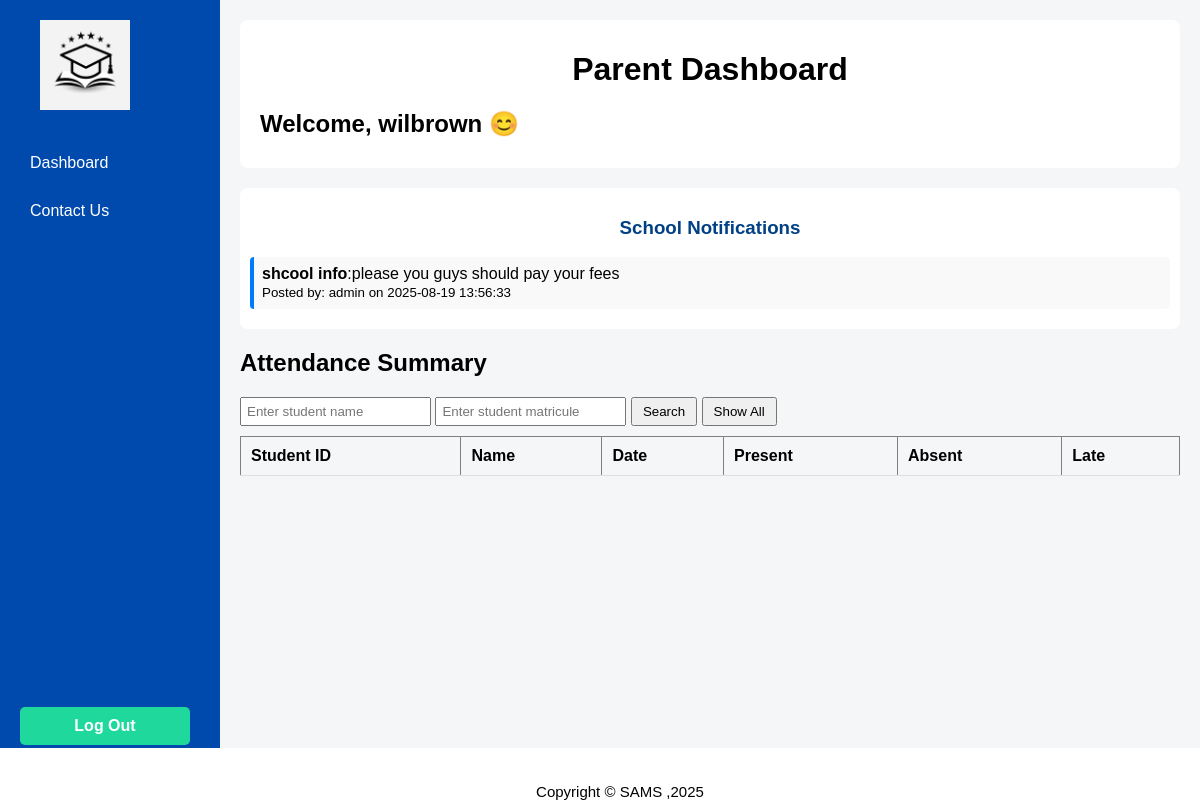
/Parentb.php (signed in), run on an earlier commit of the app's database.
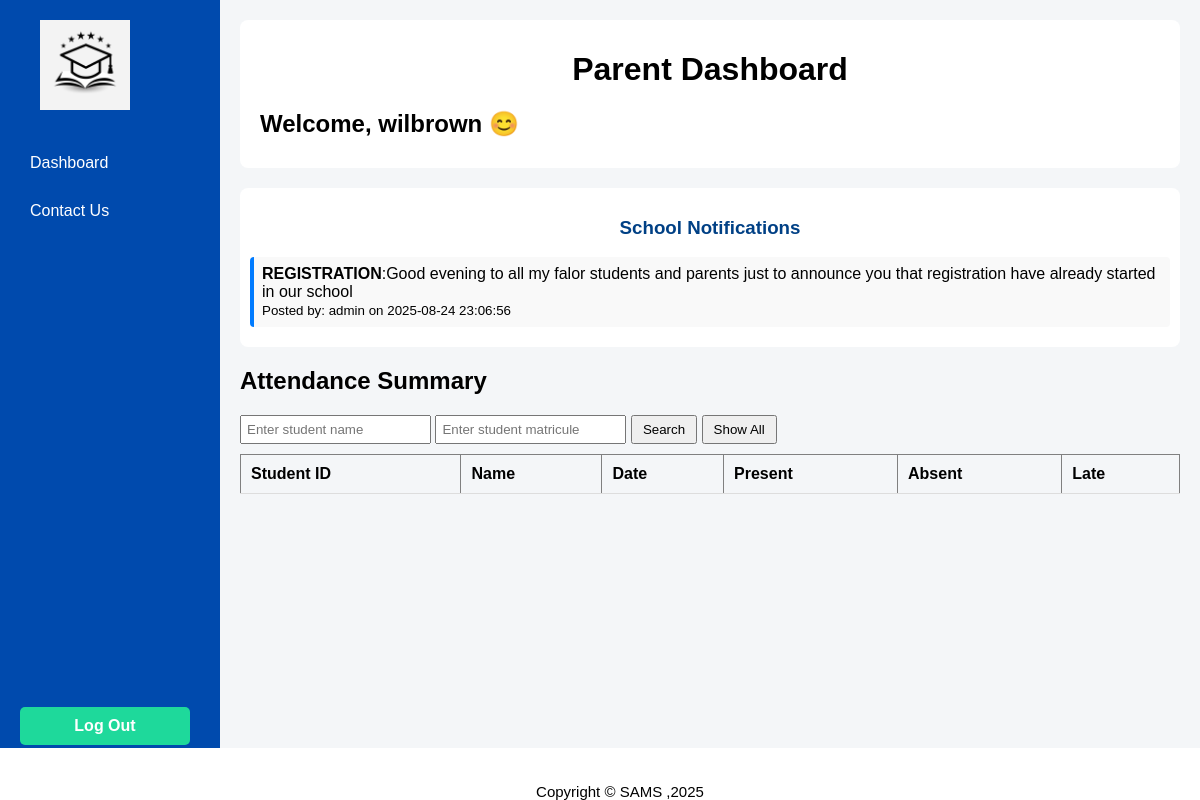
And on a later commit of the database.
### tables this page shows
CREATE TABLE `posts` (
  `post_id` int(11) NOT NULL,
  `title` varchar(255) NOT NULL,
  `content` text NOT NULL,
  `posted_by` varchar(50) NOT NULL,
  `post_date` datetime DEFAULT current_timestamp()
);

### Parentb.php (the view, shortened to what this page needs)
<?php
include 'db.php';
?>
<!DOCTYPE html>
<html lang="en">
<head>
    <link rel="stylesheet" href="Parentb.css">
</head>
<body>
    <aside class="sidebar">
        <img src="logo.jpg" alt="logo" class="logo">
        <nav>
            <a href="Parentb.php">Dashboard</a>
            <a href="contact.php">Contact Us</a>
            <a href="parent-logout.php" onclick="return confirmLogout()"  class="log"><span>Log Out</span> </a>
        </nav>
    </aside>
    <main class="main-content">
        <header class="topbar">
            <h1>Parent Dashboard</h1>
             <h2>Welcome, <?php echo $_SESSION['parent_name']; ?> 😊</h2>
        </header>
        <div id="notifs" style="background: white;padding: 10px;border-radius: 8px;margin-bottom: 15px;">
            <h3>  School Notifications</h3>
            <ul  style="list-style: none;padding: 0;margin: 0;">
                <?php
                $sql = "SELECT * FROM posts ORDER BY post_date DESC ";
                $result = $conn->query($sql);
                if ($result && $result->num_rows > 0) {
                    while ($row = $result->fetch_assoc()) {
                        echo "<li style='margin-bottom: 10px; padding: 8px; background:#f9f9f9; border-left:4px solid #007BFF; border-radius: 4px;'>";
                        echo "<strong>".$row['title']."</strong>:".$row['content'];
                        echo "<br><small>Posted by: ". $row['posted_by']." on ".$row['post_date']."</small>";
                        echo "</li>";
                    }
                } else {
                    echo "<li>No notifications available.</li>";
                }
                ?>
            </ul>
        </div>
<div>
  <h2>Attendance Summary</h2>
  <div style="margin-bottom:10px;">
    <input type="text" id="searchName" placeholder="Enter student name" style="padding:5px;">
    <input type="text" id="searchMatricule" placeholder="Enter student matricule" style="padding:5px;">
    <button onclick="searchAttendanceSummary()" style="padding:5px 10px;">Search</button>
    <button onclick="loadAttendanceSummary(defaultClassId)" style="padding:5px 10px;">Show All</button>
  </div>
  <table id="attendanceSummaryTable" border="1">
    <thead>
      <tr>
        <th>Student ID</th>
        <th>Name</th>
        <th>Date</th>
        <th>Present</th>
        <th>Absent</th>
        <th>Late</th>
      </tr>
    </thead>
  </table>
</div>
</main>
 <footer>
        <p>Copyright &copy; SAMS ,2025</p>
</footer>
</body>
</html>

### Parentb.css (style rules this page uses)
body { margin: 0; font-family: Arial, sans-serif; display: flex; background: #f4f6f8; }
.sidebar { width: 180px; background: #004aad; color: white; height: 100vh; padding: 20px; position: fixed; }
.sidebar .logo { text-align: center; }
.sidebar nav { margin-top: 30px; }
.sidebar nav a { display: block; padding: 10px; color: white; text-decoration: none; margin-bottom: 10px; border-radius: 5px; }
.main-content { margin-left: 220px; padding: 20px; flex: 1; }
.log { background-color: #1ed99b; width: 150px; text-decoration: none; position: relative; margin-top: 265%; display: block; }
span { color: white; font-weight: bold; display: flex; justify-content: center; align-items: center; }
.logo { width: 90px; margin-left: 20px; }
.topbar { align-items: center; background: white; padding: 10px 20px; border-radius: 8px; margin-bottom: 20px; }
.topbar h1 { display: flex; align-items: center; justify-content: center; }
table { width: 100%; border-collapse: collapse; }
table th, table td { padding: 10px; text-align: left; border-bottom: 1px solid #ddd; }
#notifs h3 { display: flex; justify-content: center; align-items: center; color: #004085; }
footer { text-align: center; padding: 20px; background: #fff; position: fixed; left: 0; right: 0; bottom: 0; z-index: 100; height: 1.5vh; width: 100vw; font-size: 15px; }
body { min-height: 100vh; display: flex; flex-direction: column; }
.main-content { flex: 1 0 auto; }

What changed in the data, as far as the page shows it:
removed posts: title "shcool info", content "please you guys should pay your fees", posted_by "admin", post_date "2025-08-19 13:56:33"
added posts: title "REGISTRATION", content "Good evening to all my falor students and parents just to announce you that registration have already started in our school", posted_by "admin", post_date "2025-08-24 23:06:56"
